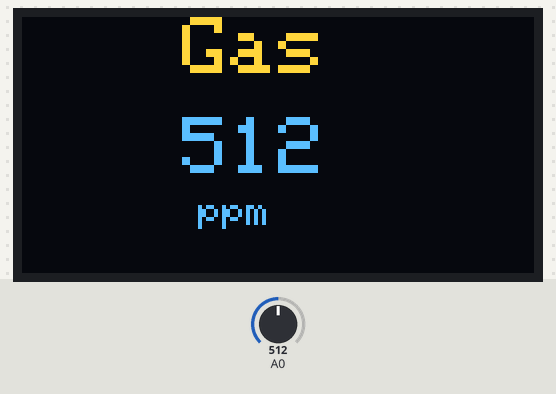
Recording of a sketch running on a simulated Arduino Uno, built with avr-gcc and run on an emulated ATmega328P. On the bench: 128×64 one-colour display. The test bench sets the inputs (shaded band); at power-on: A0 = 512. The OLED is the two-colour kind (top 16 rows yellow); what the sketch prints to the serial monitor is not drawn.

Above: at 3.2 s.
3.3 s: A0 set to 716
At 5.5 s:
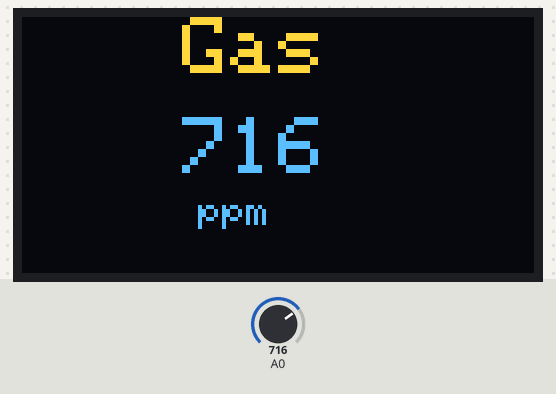
6.2 s: A0 set to 900
At 8.1 s:
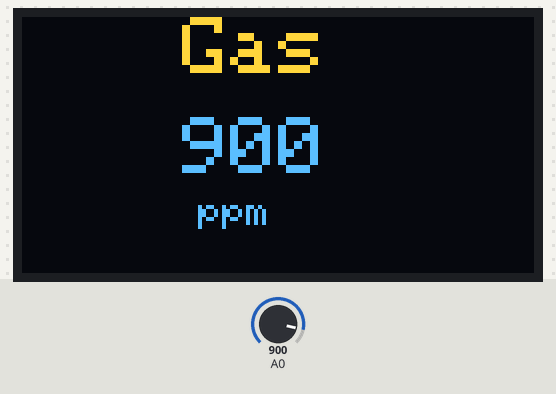
8.6 s: A0 set to 1023
At 10.8 s:
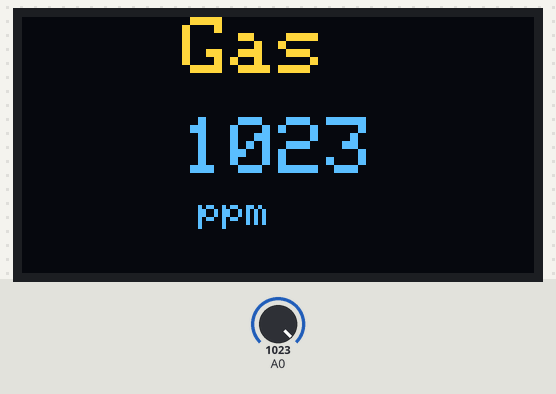
Timing chart, 0 to 12.3 s (numbered marks = the images above; inputs shaded):
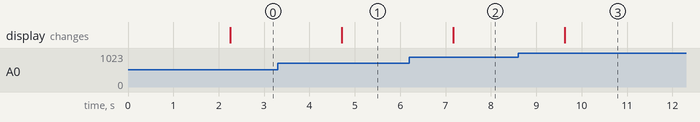

The sketch:

Print_Gas_Sensor_Data_on_OLED.ino
```cpp
#include <Wire.h>
#include <Adafruit_GFX.h>
#include <Adafruit_SSD1306.h>
#define SCREEN_WIDTH 128 // OLED display width, in pixels
#define SCREEN_HEIGHT 64 // OLED display height, in pixels
Adafruit_SSD1306 display(SCREEN_WIDTH, SCREEN_HEIGHT, &Wire, -1);


int GAS_SENSOR = A3;

void setup(){

  Serial.begin(9600);
  if(!display.begin(SSD1306_SWITCHCAPVCC, 0x3C)) { // Address 0x3D for 128x64
    Serial.println(F("SSD1306 allocation failed"));
    for(;;);
  }

  delay(2000);
//  display.setFont(&FreeSerif9pt7b);
  display.clearDisplay();


  display.setTextColor(WHITE);

}

void loop(){
  int sensor_value  = analogRead(A0);

  Serial.println(sensor_value);
  delay(200);
  //clear display
  display.clearDisplay();

  // display temperature
  display.setTextSize(2);
  display.setCursor(40,0);
  display.print("Gas");
  display.setTextSize(2);
  display.setCursor(40,25);
  display.print(sensor_value);
  display.setTextSize(1);
  display.setCursor(44,45);
  display.print("ppm");
  display.print(" ");
  display.display();
  delay(1000);
}
```

Measured:
- after the input at 3.3 s, the display: changes after 1.4 s (image 1)
- after the input at 6.2 s, the display: changes after 0.97 s (image 2)
- after the input at 8.6 s, the display: changes after 1.0 s (image 3)
